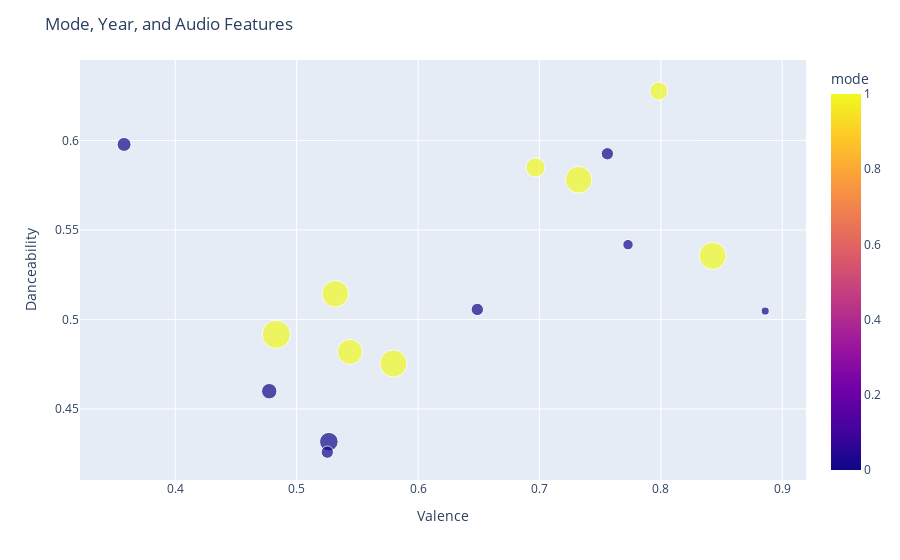

The cell this chart's notebook holds for it:
### Markdown cell above
## Scatterplot of Valence vs Danceability with Mode as Color

The basic groups are mode + year.  
You can see 'year' and count of titles with the hover data
Color = mode
Size = how many songs

### Code cell
fig = px.scatter(beatles_mode_feature_count_final, 
                x='valence', 
                y='danceability',
                color='mode',
                size='title_count',
                hover_data={
                    'danceability': ':.3f',
                    'valence': ':.3f',
                    'mode': True,
                    'year': True,
                    'title_count': True
                }
                )

# Customize the plot
fig.update_layout(
    title='Mode, Year, and Audio Features',
    xaxis_title='Valence',
    yaxis_title='Danceability'
)

# Show the plot
fig.show()

### Figure 1 — Plotly figure (JSON) as saved in the notebook; plotly's stock layout.template omitted (floating-point values rounded to 4 significant figures)
{"data": [{"customdata": [[0, 1963, 3], [0, 1964, 7], [0, 1965, 7], [0, 1966, 5], [0, 1967, 11], [0, 1968, 16], [0, 1969, 9], [0, 1970, 7], [1, 1963, 34], [1, 1964, 15], [1, 1965, 33], [1, 1966, 34], [1, 1967, 33], [1, 1968, 37], [1, 1969, 29], [1, 1970, 17]], "hovertemplate": "valence=%{x:.3f}<br>danceability=%{y:.3f}<br>title_count=%{customdata[2]}<br>mode=%{marker.color}<br>year=%{customdata[1]}<extra></extra>", "legendgroup": "", "marker": {"color": [0, 0, 0, 0, 0, 0, 0, 0, 1, 1, 1, 1, 1, 1, 1, 1], "coloraxis": "coloraxis", "size": [3, 7, 7, 5, 11, 16, 9, 7, 34, 15, 33, 34, 33, 37, 29, 17], "sizemode": "area", "sizeref": 0.0925, "symbol": "circle"}, "mode": "markers", "name": "", "orientation": "v", "showlegend": false, "type": "scatter", "x": [0.886, 0.6489, 0.756, 0.773, 0.4775, 0.5266, 0.3579, 0.5253, 0.8427, 0.7983, 0.7323, 0.5798, 0.5319, 0.4832, 0.5439, 0.6968], "xaxis": "x", "y": [0.5047, 0.5056, 0.5926, 0.5418, 0.4599, 0.4317, 0.5978, 0.4259, 0.5355, 0.6276, 0.578, 0.4754, 0.5143, 0.4916, 0.4819, 0.5849], "yaxis": "y"}], "layout": {"autosize": true, "coloraxis": {"colorbar": {"title": {"text": "mode"}}, "colorscale": [[0, "#0d0887"], [0.1111, "#46039f"], [0.2222, "#7201a8"], [0.3333, "#9c179e"], [0.4444, "#bd3786"], [0.5556, "#d8576b"], [0.6667, "#ed7953"], [0.7778, "#fb9f3a"], [0.8889, "#fdca26"], [1, "#f0f921"]]}, "legend": {"itemsizing": "constant", "tracegroupgap": 0}, "margin": {"t": 60}, "title": {"text": "Mode, Year, and Audio Features"}, "xaxis": {"anchor": "y", "autorange": true, "domain": [0, 1], "range": [0.3237, 0.9183], "title": {"text": "Valence"}, "type": "linear"}, "yaxis": {"anchor": "x", "autorange": true, "domain": [0, 1], "range": [0.4059, 0.6511], "title": {"text": "Danceability"}, "type": "linear"}}}
